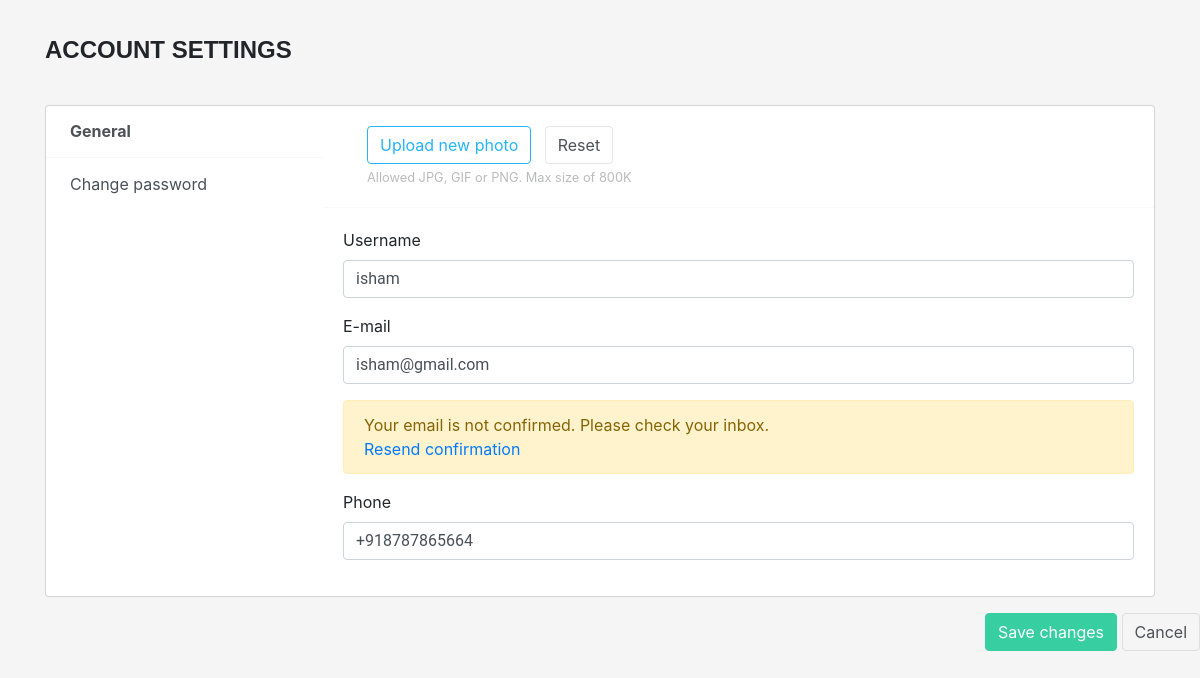
Page /warehouseprofile/ (signed in) on the committed database.
### MainApp/models.py (models this page shows, shortened)
class Users(AbstractUser):
    class Role(models.TextChoices):
        ADMIN="ADMIN",'Admin'
        STAFF="STAFF",'Staff'
        USER="USER",'User',
        WAREHOUSE="WAREHOUSE",'Warehouse'
    role=models.CharField(max_length=15,default='USER')
    phone_number = models.CharField(max_length=15, blank=True, null=True)

### MainApp/views.py (the view)
# urls.py: path('warehouseprofile/', views.warehouse_profile_page, name='warehouse_profile_page'),
@login_required
def warehouse_profile_page(request):
    user = request.user
    if request.method == 'POST':
        if 'current_password' in request.POST:
            current_password = request.POST.get('current_password')
            new_password = request.POST.get('new_password1')
            repeat_password = request.POST.get('new_password2')
            if check_password(current_password, user.password):
                if new_password == repeat_password:
                    user.set_password(new_password)
                    user.save()
                    return redirect('warehouse_profile_page')
                else:
                    error_message = "New password and repeat password do not match."
            else:
                error_message = "Current password is incorrect."
            context = {
                'username': user.username,
                'email': user.email,
                'phone_number': user.phone_number,
                'error_message': error_message
            }
            return render(request, 'warehouseprofile.html', context)
        elif 'username' in request.POST or 'email' in request.POST or 'phone_number' in request.POST:
            user.username = request.POST.get('username')
            user.email = request.POST.get('email')
            user.phone_number = request.POST.get('phone_number')
            user.save()
            return redirect('warehouse_profile_page')
    else:
        context = {
            'username': user.username,
            'email': user.email,
            'phone_number': user.phone_number
        }
        return render(request, 'warehouseprofile.html', context)

### MainApp/templates/warehouseprofile.html (shortened to what this page needs)
{% load static %}
<!DOCTYPE html>
<html lang="en">
<head>
    <link rel="stylesheet" href="style.css">
<link href="https://cdn.jsdelivr.net/npm/bootstrap@4.5.0/dist/css/bootstrap.min.css" rel="stylesheet">
</head>
<body>
    <div class="container light-style flex-grow-1 container-p-y">
        <h4 class="font-weight-bold py-3 mb-4">
            Account settings
        </h4>
        <div class="card overflow-hidden">
            <div class="row no-gutters row-bordered row-border-light">
                <div class="col-md-3 pt-0">
                    <div class="list-group list-group-flush account-settings-links">
                        <a class="list-group-item list-group-item-action active" data-toggle="list"
                            href="#account-general">General</a>
                        <a class="list-group-item list-group-item-action" data-toggle="list"
                            href="#account-change-password">Change password</a>
                    </div>
                </div>
                <div class="col-md-9">
                    <div class="tab-content">
                        <div class="tab-pane fade active show" id="account-general">
                            <div class="card-body media align-items-center">
                                <form method="post">
                                <div class="media-body ml-4">
                                    <label class="btn btn-outline-primary">
                                        Upload new photo
                                    </label> &nbsp;
                                    <button type="button" class="btn btn-default md-btn-flat">Reset</button>
                                    <div class="text-light small mt-1">Allowed JPG, GIF or PNG. Max size of 800K</div>
                                </div>
                            </div>
                            <hr class="border-light m-0">
                            <div class="card-body">
                                <div class="form-group">
                                    <label class="form-label">Username</label>
                                    <input type="text" class="form-control mb-1" name="username" value="{{ username }}">
                                </div>
                                <div class="form-group">
                                    <label class="form-label">E-mail</label>
                                    <input type="email" class="form-control mb-1" name="email" value="{{ email }}">
                                    <div class="alert alert-warning mt-3">
                                        Your email is not confirmed. Please check your inbox.<br>
                                        <a href="javascript:void(0)">Resend confirmation</a>
                                    </div>
                                </div>
                                <div class="form-group">
                                    <label class="form-label">Phone</label>
                                    <input type="text" class="form-control" name="phone_number" value="{{ phone_number }}">
                                </div>
                            </div>
                        </div>
                        </div>
                    </div>
                </div>
            </div>
        </div>
        <div class="text-right mt-3">
            <button type="submit" class="btn btn-primary">Save changes</button>
            <button type="button" class="btn btn-default">Cancel</button>
        </div>
</body>
</html>

### static/MainApp/css/style.css (style rules this page uses)
html { overflow-x: hidden; }
body { line-height: 1.7; color: gray; font-weight: 400; font-size: 1rem; }
a { -webkit-transition: .3s all ease; -o-transition: .3s all ease; transition: .3s all ease; }
h1, h2, h3, h4, h5, .h1, .h2, .h3, .h4, .h5 { font-family: "Oswald", sans-serif; font-weight: 300 !important; text-transform: uppercase; }
.btn { font-size: 16px; border-radius: 4px; padding: 10px 30px; }
.btn.btn-primary { background: #37cfa2; border-color: #37cfa2; color: #fff; }
.form-control { height: 43px; border-radius: 4px; font-family: "Roboto", -apple-system, BlinkMacSystemFont, "Segoe UI", Roboto, "Helvetica Neue", Arial, sans-serif, "Apple Color Emoji", "Segoe UI Emoji", "Segoe UI Symbol", "Noto Color Emoji"; }

### MainApp/templates/warehouseprofile.html (style rules this page uses)
body { background: #f5f5f5; margin-top: 20px; }
.btn-default { border-color: rgba(24, 28, 33, 0.1); background : rgba(0, 0, 0, 0); color : #4E5155; }
label.btn { margin-bottom: 0; }
.btn-outline-primary { border-color: #26B4FF; background : transparent; color : #26B4FF; }
.btn { cursor: pointer; }
.text-light { color: #babbbc !important; }
.card { background-clip: padding-box; box-shadow : 0 1px 4px rgba(24, 28, 33, 0.012); }
.row-bordered { overflow: hidden; }
.account-settings-links .list-group-item.active { font-weight: bold !important; }
html:not(.dark-style) .account-settings-links .list-group-item.active { background: transparent !important; }
.light-style .account-settings-links .list-group-item { padding : 0.85rem 1.5rem; border-color: rgba(24, 28, 33, 0.03) !important; }
.light-style .account-settings-links .list-group-item.active { color: #4e5155 !important; }
.light-style .account-settings-links .list-group-item.active { color: #4E5155 !important; }

### rows in the picture
Users: username "isham", email "isham@gmail.com", phone_number "+918787865664"
